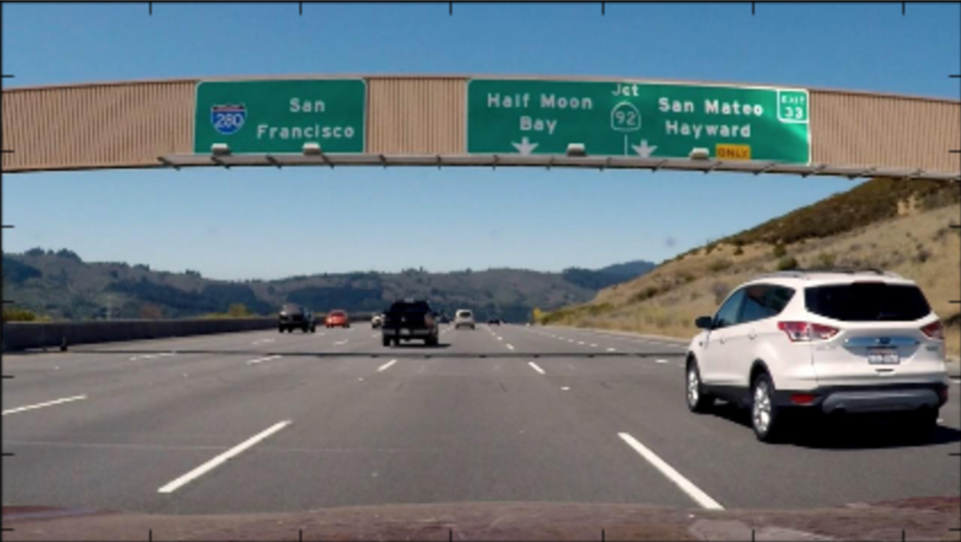
#> input picture lesson_15_advanced_lane_finding/21_applying_sobel/signs_vehicles_xygrad.png, 961 x 542 px
$ python quiz.py   (older library calls are emulated)
#> lines starting #> are read from the running program, lines starting #| are printed output that depends on the picture; after the words box and inside, x2 and y2 are one past the last pixel; in counts of white or black regions, pixels touching at a corner belong together
import numpy as np
import cv2
import matplotlib.pyplot as plt
import matplotlib.image as mpimg
import pickle

# Read in an image and grayscale it
image = mpimg.imread('signs_vehicles_xygrad.png')
#> image is the input picture: shape (542, 961, 3) float32; mean R, G, B 0.424, 0.471, 0.493


# Define a function that applies Sobel x or y,
# then takes an absolute value and applies a threshold.
# Note: calling your function with orient='x', thresh_min=5, thresh_max=100
# should produce output like the example image shown above this quiz.
def abs_sobel_thresh(img, orient='x', thresh_min=0, thresh_max=255):
    # Apply the following steps to img
    # 1) Convert to grayscale
#> called with orient = 'y', thresh_min = 20, thresh_max = 100
    gray = cv2.cvtColor(img, cv2.COLOR_RGB2GRAY)
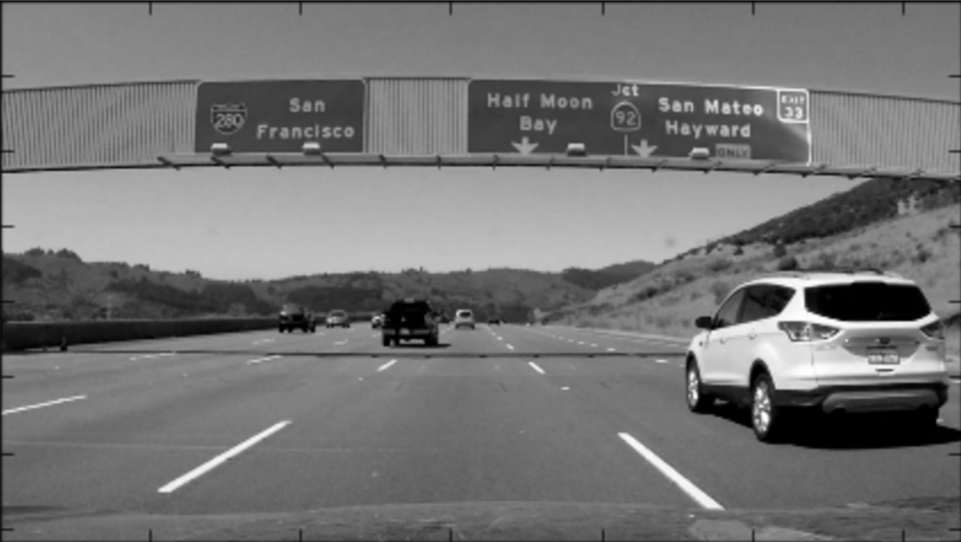
#> gray: shape (542, 961) float32; min 0, max 1, mean 0.46
    # 2) Take the derivative in x or y given orient = 'x' or 'y'
    sobel = cv2.Sobel(gray, cv2.CV_64F, 1 if orient=='x' else 0, 1 if orient=='y' else 0)
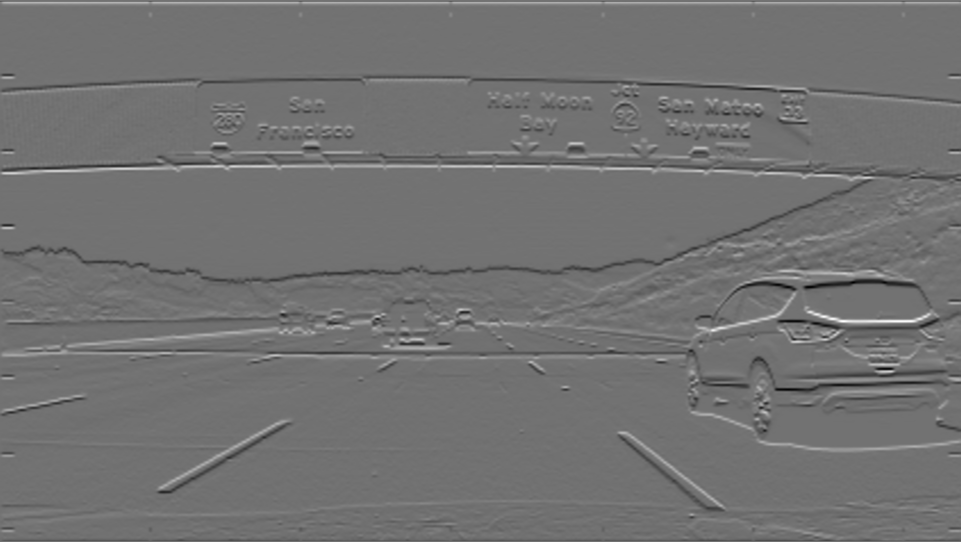
#> sobel: shape (542, 961) float64; min -2.26, max 2.79, mean 0.00188; drawn with min black and max white
    # 3) Take the absolute value of the derivative or gradient
    abs_sobel = np.absolute(sobel)
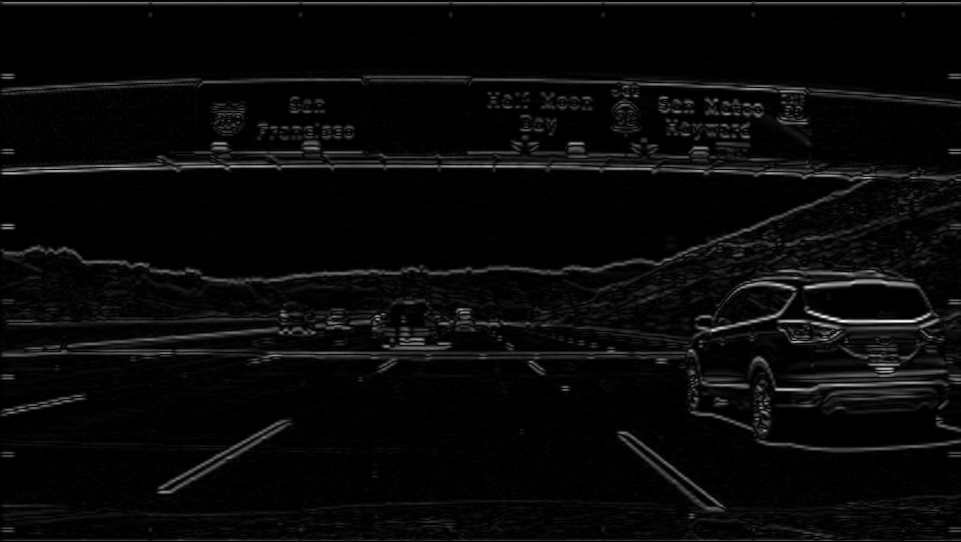
#> abs_sobel: shape (542, 961) float64; min 0, max 2.79, mean 0.104; drawn with min black and max white
    # 4) Scale to 8-bit (0 - 255) then convert to type = np.uint8
    scaled_sobel = np.uint8(255 * abs_sobel / np.max(abs_sobel))
    # 5) Create a mask of 1's where the scaled gradient magnitude
    sbinary = np.zeros_like(scaled_sobel)
    sbinary[(scaled_sobel >= thresh_min) & (scaled_sobel <= thresh_max)] = 1

    # is > thresh_min and < thresh_max
    # 6) Return this mask as your binary_output image
    # binary_output = np.copy(img)  # Remove this line
    return sbinary


# Run the function
grad_binary = abs_sobel_thresh(image, orient='y', thresh_min=20, thresh_max=100)
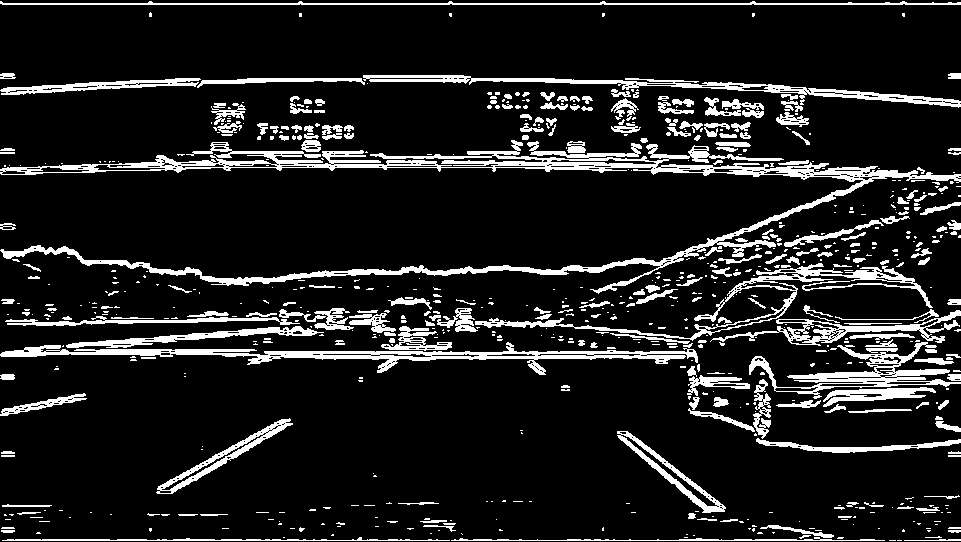
#> grad_binary: shape (542, 961); values 0 (black) and 1 (white), 12.4% white; 710 white regions (471 under 20 px), largest, box (x1, y1, x2, y2) and area: (0, 140, 961, 294) 14720, (0, 342, 698, 375) 5005, (475, 263, 933, 341) 3392
# Plot the result
f, (ax1, ax2) = plt.subplots(1, 2, figsize=(24, 9))
f.tight_layout()
ax1.imshow(image)
ax1.set_title('Original Image', fontsize=50)
ax2.imshow(grad_binary, cmap='gray')
ax2.set_title('Thresholded Gradient', fontsize=50)
plt.subplots_adjust(left=0., right=1, top=0.9, bottom=0.)
